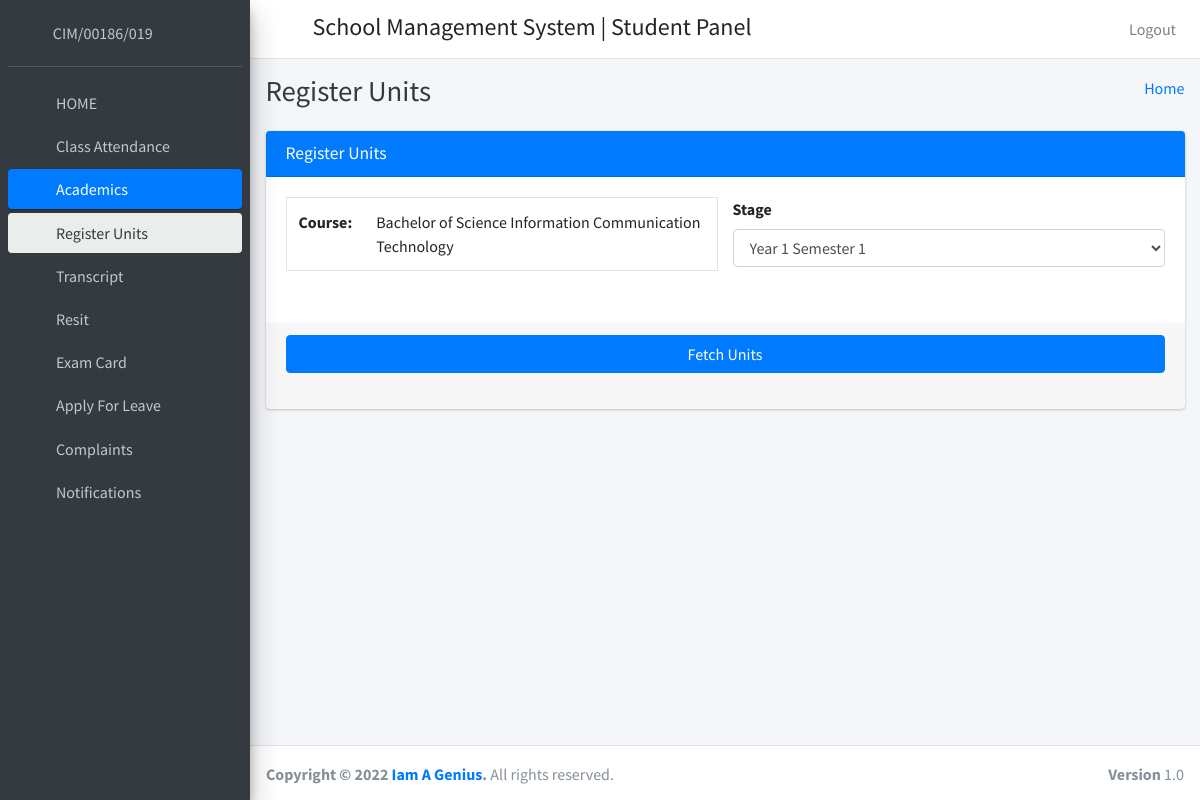
/unit_registration (signed in), run on the app's committed database.
### Student/models.py (models this page shows)
class CustomUser(AbstractUser):
    user_type_data=((1,"HOD"),(3,"staff"),(4,"student"),(2,"admin"))
    user_type= models.CharField(default=1, choices=user_type_data,max_length=10)

class students(models.Model):
    id=models.AutoField(primary_key=True)
    admin = models.OneToOneField(CustomUser, on_delete=models.CASCADE)
    gender = models.CharField(max_length=50)
    profile_pic = models.FileField()
    address = models.TextField()
    course_id=models.ForeignKey(courses,on_delete=models.DO_NOTHING,default=1)
    session_year_id = models.ForeignKey(sessionmodel,on_delete=models.CASCADE)
    created_at = models.DateTimeField(auto_now_add=True)
    updated_at = models.DateTimeField(auto_now_add=True)
    fcm_token=models.TextField(default="")
    objects=models.Manager()

class courses(models.Model):
    id = models.AutoField(primary_key=True)
    course_name = models.CharField(max_length=250)
    created_at = models.DateTimeField(auto_now_add=True)
    updated_at = models.DateTimeField(auto_now_add=True)
    objects=models.Manager()

### Student/student_views.py (the view)
# urls.py: path('unit_registration',student_views.unit_registration,name="unit_registration"),
def unit_registration(request):
    student_obj = students.objects.get(admin=request.user.id)
    subject_data = subject.objects.filter(course_id=student_obj.course_id)
    Stage = semester.objects.all()
    context = {
        "Stage":Stage,
        "student_obj":student_obj,
        "subject_data":subject_data,
    }
    return render(request,"student_template/unit_registration.html", context)

### templates/student_template/unit_registration.html (shortened to what this page needs)
{% extends "student_template/base_template.html" %}
{% block page_title %} Register Units {% endblock page_title %}
{% load static %}
{% block main_content %}
<section class="content">
      <div class="container-fluid">
        <div class="row">
          <div class="col-md-12">
            <div class="card card-primary">
              <div class="card-header">
                <h3 class="card-title">Register Units</h3>
              </div>
                <div class="card-body">
                    <div class="row">
                        <div class="col-lg-6">
                            <table class="table border">
                                <tr>
                                    <td class="text-bold">Course:</td>
                                    <td>{{ student_obj.course_id.course_name }}</td>
                                </tr>
                            </table>
                        </div>
                        <div class="col-lg-6">
                          <div class="form-group">
                            <label>Stage</label>
                            <select class="form-control"  name="stage" id="stage">
                                {% for Stage in Stage %}
                                  <option value="{{ Stage.id }}">{{ Stage.stage }}</option>
                                {% endfor %}
                                </select>
                          </div>
                        </div>
                    </div>
                </div>
                <div class="card-footer">
                    <button type="button" class="btn btn-primary btn-block " id="fetch_units">Fetch Units</button>
                </div>
                <div id="student_data" class="card-footer" ></div>
            </div>
          </div>
        </div>
      </div>
    </section>
{% endblock main_content %}

### templates/student_template/sidebar.html (shortened to what this page needs)
{% load static %}
<aside class="main-sidebar sidebar-dark-primary elevation-4">
    <div class="sidebar">
      <div class="user-panel mt-3 pb-3 mb-3 d-flex">
        <div class="image">
        </div>
        <div class="info">
          <a href="{% url 'student_profile' %}" class="d-block"><i class="nav-icon fas fa-user"></i>&nbsp;&nbsp;&nbsp;{{ user.username }}</a>
        </div>
      </div>
      <nav class="mt-2">
        <ul class="nav nav-pills nav-sidebar flex-column" data-widget="treeview" role="menu" data-accordion="false">
          <li class="nav-item">
            {% url 'student_home' as student_home %}
            <a href="{{ student_home }}" class="nav-link {% if request.path == student_home %} active {% endif %} ">
              <i class="nav-icon fas fa-home"></i>
              <p>
                HOME
              </p>
            </a>
          </li>
          <li class="nav-item">
            {% url 'student_view_attendance' as student_view_attendance %}
            <a href="{{ student_view_attendance }}" class="nav-link {% if request.path == student_view_attendance %} active {% endif %} ">
              <i class="nav-icon fas fa-user"></i>
              <p>
                Class Attendance
              </p>
            </a>
          </li>
          {% url 'unit_registration' as unit_registration %}
          {% url 'student_view_result' as student_view_result %}
          {% url 'resit' as resit %}
          {% url 'Units' as Units %}
          <li class="nav-item has-treeview {% if request.path == unit_registration %} menu-open {% endif %} ">
            <a href="#" class="nav-link {% if request.path == unit_registration %} active {% endif %}
            {% if request.path == Units %} active {% endif %}">
              <i class="nav-icon fas fa-tachometer-alt"></i>
              <p>
                Academics
                <i class="right fas fa-angle-left"></i>
              </p>
            </a>
            <ul class="nav nav-treeview">
              <li class="nav-item">
                <a href="{% url 'unit_registration' %}" class="nav-link {% if request.path == unit_registration %} active {% endif %}">
                  <i class="far fa-circle nav-icon"></i>
                  <p>Register Units</p>
                </a>
              </li>
              <li class="nav-item">
                <a href="{% url 'student_view_result' %}" class="nav-link {% if request.path == student_view_result %} active {% endif %}
                 {% if request.path == student_view_result %} active {% endif %} ">
                  <i class="far fa-circle nav-icon"></i>
                  <p>Transcript</p>
                </a>
              </li>
              <li class="nav-item">
                <a href="{{ resit }}" class="nav-link {% if request.path == resit %} active {% endif %}">
                  <i class="far fa-circle nav-icon"></i>
                  <p>
                    Resit
                  </p>
                </a>
              </li>
              <li class="nav-item">
                <a href="{{ Units }}" class="nav-link {% if request.path == Units %} active {% endif %}" >
                  <i class="far fa-circle nav-icon"></i>
                  <p>
                    Exam Card
                  </p>
                </a>
              </li>
            </ul>
          </li>
          <li class="nav-item">
            {% url 'student_apply_leave' as student_apply_leave %}
            <a href="{{ student_apply_leave }}" class="nav-link {% if request.path == student_apply_leave %} active {% endif %} ">
              <i class="nav-icon fas fa-user-times"></i>
              <p>
                Apply For Leave
              </p>
            </a>
          </li>
          <li class="nav-item">
            {% url 'student_feedback' as student_feedback %}
            <a href="{{ student_feedback }}" class="nav-link {% if request.path == student_feedback %} active {% endif %} ">
              <i class="nav-icon fas fa-envelope"></i>
              <p>
                Complaints
              </p>
            </a>
          </li>
          <li class="nav-item">
            {% url 'student_all_notification' as student_all_notification %}
            <a href="{{ student_all_notification }}" class="nav-link {% if request.path == student_all_notification %} active {% endif %} ">
              <i class="nav-icon fas fa-share-square"></i>
              <p>
                Notifications
              </p>
            </a>
          </li>
        </ul>
      </nav>
    </div>
  </aside>

### data on the page
CustomUser: username "CIM/00186/019"
students: course_id.course_name "Bachelor of Science Information Communication Technology"

### other printed values
form field stage "Year 1 Semester 1"
